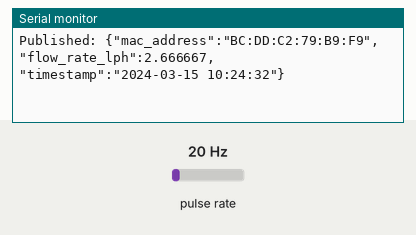
Simulated run of this sketch. Board: ESP8266 (NodeMCU). Shown: the last lines printed to the serial monitor. Wiring (inferred from the names in the program): pulse sensor: data D3. Inputs (shaded band) come from the test bench; at power-on: pulse rate 20 Hz. WiFi joins after 1.5 s; servers stay silent unless stated; network time is answered at once with the bench clock; the local clock reads 2024-03-15 10:24:30 at power-on unless the sketch sets it; no MQTT or app messages arrive unless stated.

Above: at 2.7 s.
2.8 s: pulse rate set to 4 Hz
At 4.1 s:
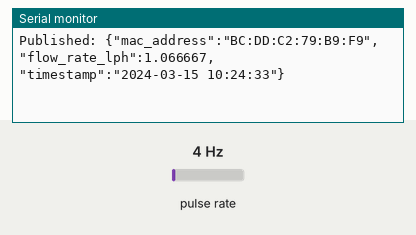
4.3 s: pulse rate set to 50 Hz
At 5.3 s:
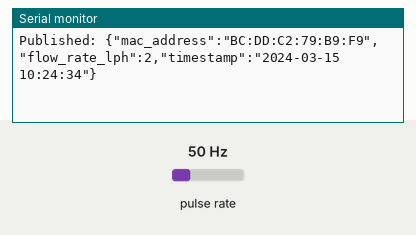
Timing chart, 0 to 7.3 s (numbered marks = the images above; inputs shaded):
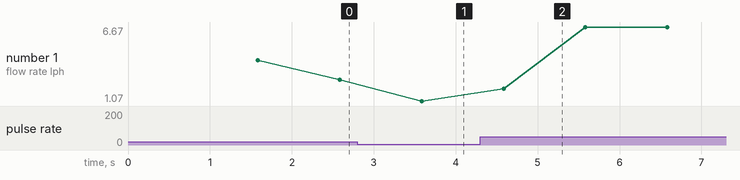

Measured:
- after the input at 2.8 s, the serial monitor: prints a new line after 0.78 s (image 1)
- after the input at 4.3 s, the serial monitor: prints a new line after 0.28 s (image 2)
- plotted number 1: 2.67 → 1.07 after the input at 2.8 s, 1.07 → 6.67 after the input at 4.3 s

The sketch:

correct.ino
```cpp
#include <ESP8266WiFi.h>
#include <PubSubClient.h>
#include <ArduinoJson.h>
#include <NTPClient.h>
#include <WiFiUdp.h>
#include <time.h>

const char* ssid = "Main Hall";
const char* password = "Meeting@2024";
const char* mqtt_server = "157.173.101.159";  // same broker

WiFiClient espClient;
PubSubClient client(espClient);

// NTP client setup
WiFiUDP ntpUDP;
NTPClient timeClient(ntpUDP, "pool.ntp.org", 3 * 3600, 60000);  // offset +3h (change if needed)

#define FLOW_SENSOR_PIN D3  // Inlet sensor pin

volatile int pulseCount = 0;
float flowRate = 0.0;
unsigned long oldTime = 0;

String mac_address = "BC:DD:C2:79:B9:F9";  // inlet MAC

void IRAM_ATTR pulseCounter() {
  pulseCount++;
}

void setup() {
  Serial.begin(115200);
  pinMode(FLOW_SENSOR_PIN, INPUT_PULLUP);
  attachInterrupt(digitalPinToInterrupt(FLOW_SENSOR_PIN), pulseCounter, RISING);

  WiFi.begin(ssid, password);
  while (WiFi.status() != WL_CONNECTED) {
    delay(500);
  }

  timeClient.begin();   // start NTP
  client.setServer(mqtt_server, 1883);
}

void reconnect() {
  while (!client.connected()) {
    if (client.connect("ESP_Inlet")) break;
    delay(5000);
  }
}

void loop() {
  if (!client.connected()) reconnect();
  client.loop();
  timeClient.update();

  unsigned long currentTime = millis();
  if (currentTime - oldTime >= 1000) {
    detachInterrupt(digitalPinToInterrupt(FLOW_SENSOR_PIN));
    flowRate = (pulseCount / 7.5);  // L/min

    // Get UNIX time from NTP client
    time_t now = timeClient.getEpochTime();
    struct tm* timeinfo = localtime(&now);

    char timestamp[20];
    strftime(timestamp, sizeof(timestamp), "%Y-%m-%d %H:%M:%S", timeinfo);

    // Build JSON payload
    StaticJsonDocument<200> doc;
    doc["mac_address"] = mac_address;
    doc["flow_rate_lph"] = flowRate;
    doc["timestamp"] = timestamp;

    char buffer[200];
    serializeJson(doc, buffer);

    client.publish("smarten/water_reading", buffer);
    Serial.print("Published: ");
    Serial.println(buffer);

    pulseCount = 0;
    oldTime = currentTime;
    attachInterrupt(digitalPinToInterrupt(FLOW_SENSOR_PIN), pulseCounter, RISING);
  }
}
```
